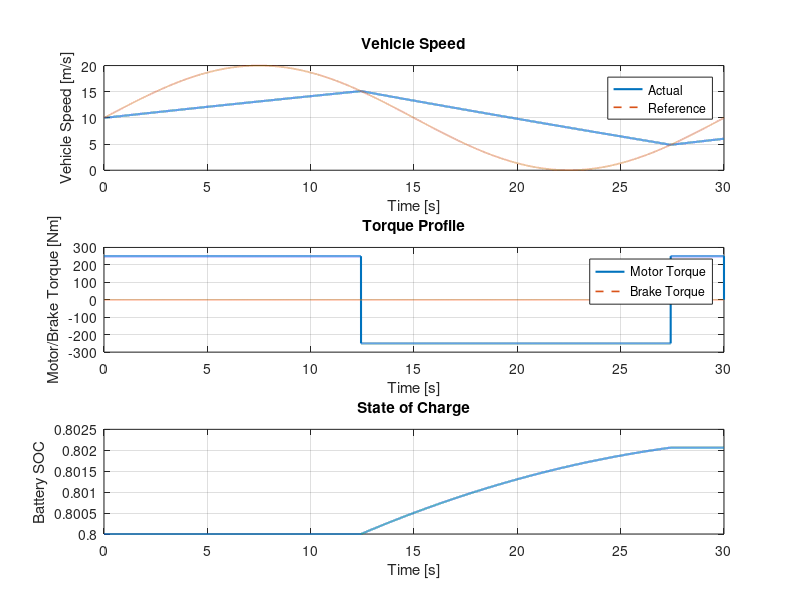
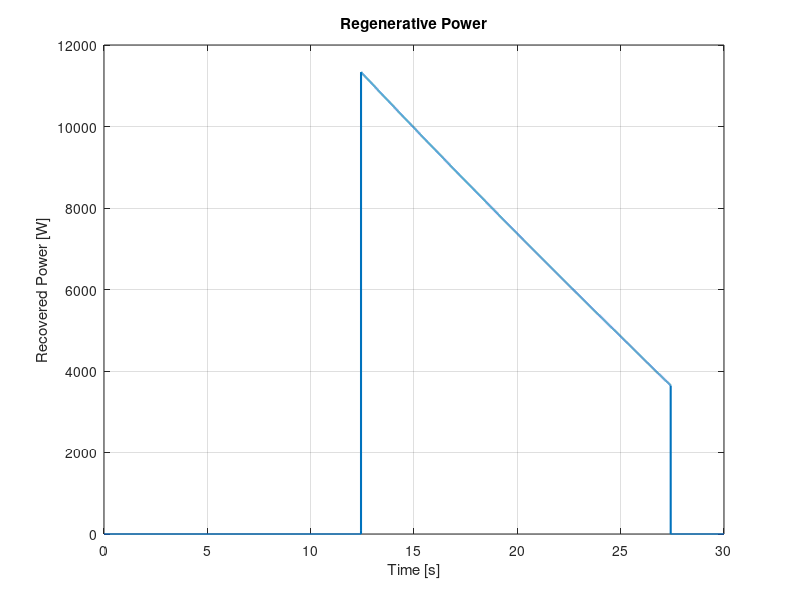

The MATLAB source for these figures, in order:
%% Regenerative Braking Simulation


clear; close all; clc;

%% Vehicle Parameters 
m       = 1500;      
r_wheel = 0.3;       % Wheel radius
g       = 9.81;     
Cd      = 0.32;      % Drag  coefficient
A       = 2.2;       %  Frontal area 
rho_air = 1.225;     % Air density 
Cr      = 0.01;      %  Rolling resistance coefficient

%% Motor Parameters
p       = 4;          % Pole pairs
Rs      = 0.03;       % Stator resistance 
Ld      = 0.0006;     %  d-axis inductance 
Lq      = 0.0007;     % q-axis inductance 
lambda_m= 0.015;      % Permanent magnet flux 
Iq_max  = 180;        % Max q-axis current 
Id_max  = 50;         % Max d-axis current 
Te_max  = 250;        % Max torque 

%% Battery Parameters 
V_batt   = 300;       
C_batt   = 50;        % Capacity ah
SOC      = 0.8;       % Initial state-of-charge
SOC_min  = 0.2;       % Minimum SOC 
SOC_max  = 1.0;       % Maximum SOC
eta_batt = 0.9;       % Battery effi

%% Simulation Parameters
fsim = 1000;          
dt   = 1/fsim;         
Tsim = 30;              
time = 0:dt:Tsim;
N    = length(time);

%% Drive Cycle 
V_max = 20;            
V_ref = V_max * (0.5 + 0.5*sin(2*pi*time/Tsim)); % Sinusoidal speed profile

%%  Preallocate Variables
v     = zeros(1,N);       % Vehicle speed
omega = zeros(1,N);       % Motor angular speed
Te    = zeros(1,N);       %  torque
Tb    = zeros(1,N);       % Mechanical braking torque
P_rec = zeros(1,N);       % Regenerated power
SOC_t = zeros(1,N);       % Battery SOC
v(1) = V_ref(1); SOC_t(1) = SOC;

%% Simulation Loop 
for k = 1:N-1
    % Vehicle acceleration from ref speed 
    a_des = (V_ref(k+1) - v(k))/dt;

    % Resistive forces 
    F_roll = m*g*Cr;
    F_drag = 0.5*rho_air*Cd*A*v(k)^2;
    
    %  Required wheel torque 
    F_req = m*a_des + F_roll + F_drag;
    Te_req = F_req*r_wheel;

    %  Regenerative braking logic 
    if Te_req < 0 % Braking
        Te_m = max(Te_req, -Te_max);  % Limited by motor torque
        Tb_m = 0;                      % Assume mechanical brake assists if needed
    else
        Te_m = min(Te_req, Te_max);    % Motoring
        Tb_m = 0;
    end

    % Motor dynamics (
    omega(k+1) = v(k+1)/r_wheel;  % Approximate rotor speed from vehicle speed
    Te(k) = Te_m; 
    Tb(k) = Tb_m;
    
    %  Power regenerated 
    if Te_m < 0
        Pelec = -Te_m*v(k)/r_wheel;  % Electrical power generated
        Pelec = Pelec*eta_batt;       % Battery charge efficiency
        P_rec(k) = Pelec;
        % Update SOC
        SOC_t(k+1) = SOC_t(k) + Pelec*dt/(C_batt*3600*V_batt);
        SOC_t(k+1) = min(max(SOC_t(k+1), SOC_min), SOC_max);
    else
        SOC_t(k+1) = SOC_t(k);
    end
    
    % Vehicle speed update 
    a_net = (Te_m + Tb_m)/(m*r_wheel) - (F_roll + F_drag)/m;
    v(k+1) = v(k) + a_net*dt;
end

%% Plots 
figure('Name','Regenerative Braking Simulation','Position',[100 100 1200 600]);

subplot(3,1,1);
plot(time,v,'LineWidth',1.5); hold on;
plot(time,V_ref,'--','LineWidth',1.2);
ylabel('Vehicle Speed [m/s]'); xlabel('Time [s]');
legend('Actual','Reference'); grid on; title('Vehicle Speed');

subplot(3,1,2);
plot(time,Te,'LineWidth',1.5); hold on;
plot(time,Tb,'--','LineWidth',1.2);
ylabel('Motor/Brake Torque [Nm]'); xlabel('Time [s]');
legend('Motor Torque','Brake Torque'); grid on; title('Torque Profile');

subplot(3,1,3);
plot(time,SOC_t,'LineWidth',1.5);
ylabel('Battery SOC'); xlabel('Time [s]'); grid on; title('State of Charge');

figure('Name','Regenerated Power','Position',[100 100 1000 400]);
plot(time,P_rec,'LineWidth',1.5);
ylabel('Recovered Power [W]'); xlabel('Time [s]'); grid on; title('Regenerative Power');
